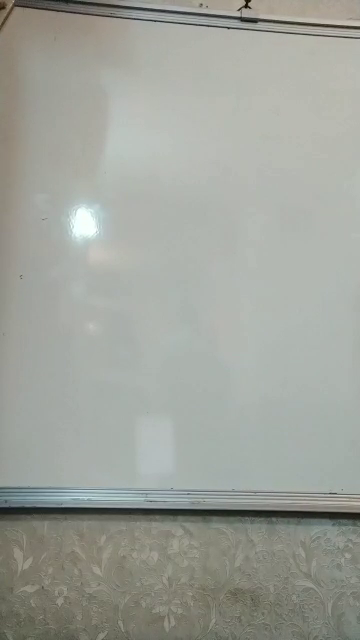
#> input picture frame 21 of Python/HW2/Q3/hand.mp4, 360 x 640 px
$ python hand_class.py
#> lines starting #> are read from the running program, lines starting #| are printed output that depends on the picture
import cv2
import numpy as np

lower = np.array([0, 48, 50], dtype="uint8")
upper = np.array([20, 255, 255], dtype="uint8")


kernel = np.ones((3, 3))


def hand_recognition(frame):
    B, G, R = cv2.split(frame)
    RG = R / G
    bin_frame = cv2.inRange(RG, 1.55, 4)
    bin_frame = cv2.morphologyEx(bin_frame, cv2.MORPH_OPEN, kernel)

    cntrs, _ = cv2.findContours(
        bin_frame, cv2.RETR_TREE, cv2.CHAIN_APPROX_NONE)

    if len(cntrs) == 0:
        return 0

    hand = max(cntrs, key=cv2.contourArea)
    x_bar = int(np.average([x[0][0] for x in hand]))
    y_bar = int(np.average([x[0][1] for x in hand]))

    distance = max(
        (np.linalg.norm([x_bar - x[0][0], y_bar - x[0][1]]) for x in hand))

    cv2.circle(bin_frame, (x_bar, y_bar), int(distance * 0.7), 0, -1)

    cv2.imshow("Bin", bin_frame)

    fingers, _ = cv2.findContours(
        bin_frame, cv2.RETR_EXTERNAL, cv2.CHAIN_APPROX_SIMPLE)
    finger_count = len(fingers) - 1

    return finger_count


cv2.namedWindow("Hand")

# cam = cv2.VideoCapture("hand_pic/hand_vid.mp4")
cam = cv2.VideoCapture("hand.mp4")

_, main_frame = cam.read()
#> main_frame is the input picture: shape (640, 360, 3); mean B, G, R 154.3, 161.7, 158.5
h, w, c = main_frame.shape
#> h = 640; w = 360; c = 3
main_frame = main_frame[0: w, 0: h//2]
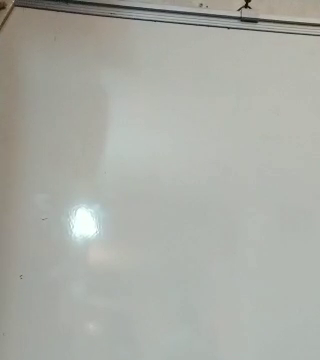
#> main_frame: shape (360, 320, 3); mean B, G, R 165.5, 172.4, 170.2


while cv2.waitKey(30) != ord('q'):
#> (key q is pressed here)
    ret, frame = cam.read()
    if ret == False:
        break
    frame = frame[0: w, 0: h//2]
    diff = cv2.absdiff(frame, main_frame)
    finger_count = hand_recognition(diff)
    cv2.putText(frame, str("%d fingers" % finger_count), (10, 20),
                cv2.FONT_HERSHEY_COMPLEX, 0.7, (0, 255, 0), 2)
    cv2.imshow("Hand", diff)

cv2.destroyAllWindows()

$ run again, starting later in the video
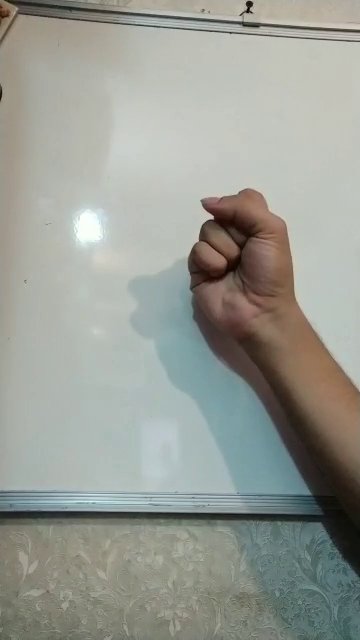
#> input picture frame 98 of Python/HW2/Q3/hand.mp4, 360 x 640 px
#> main_frame is the input picture: shape (640, 360, 3); mean B, G, R 147.9, 155.5, 152.6
#> `main_frame = main_frame[0: w, 0: h//2]`:
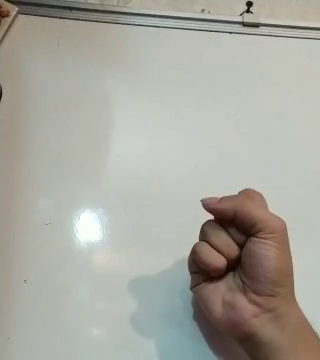
#> main_frame: shape (360, 320, 3); mean B, G, R 158.4, 166.9, 168.4

$ run again, starting later in the video
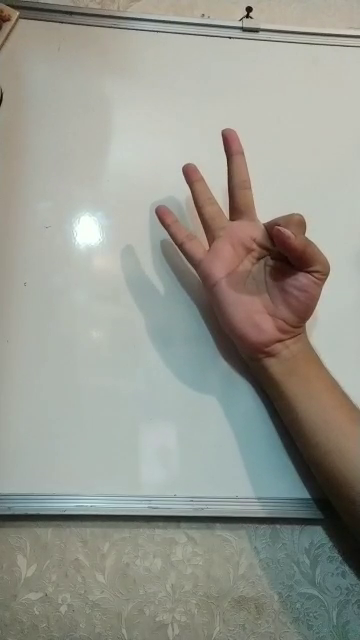
#> input picture frame 174 of Python/HW2/Q3/hand.mp4, 360 x 640 px
#> main_frame is the input picture: shape (640, 360, 3); mean B, G, R 143.4, 152.3, 151.3
#> `main_frame = main_frame[0: w, 0: h//2]`:
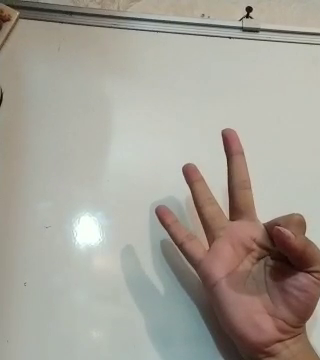
#> main_frame: shape (360, 320, 3); mean B, G, R 150.7, 160.3, 164.8
